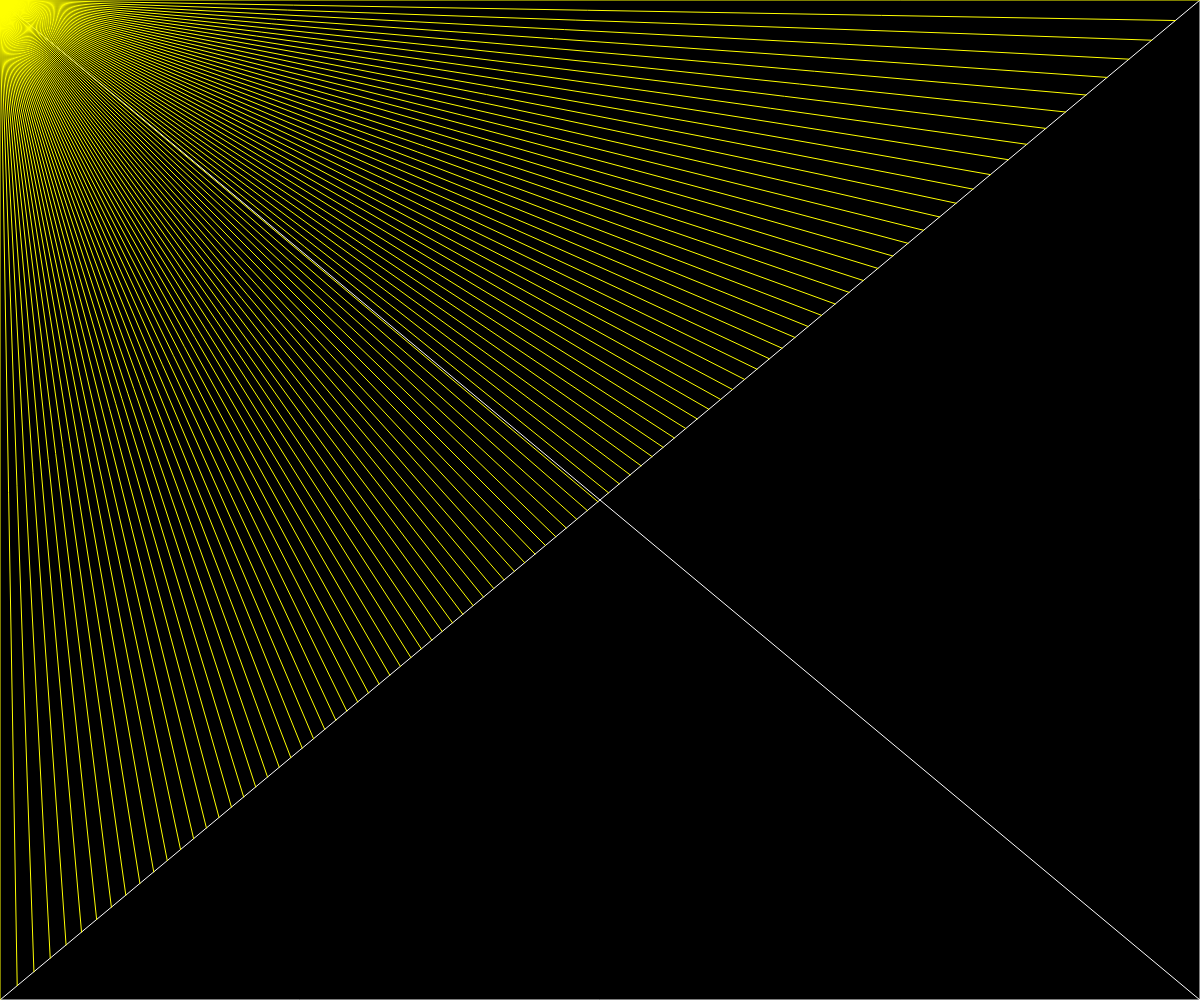
Frame 1 (no input)
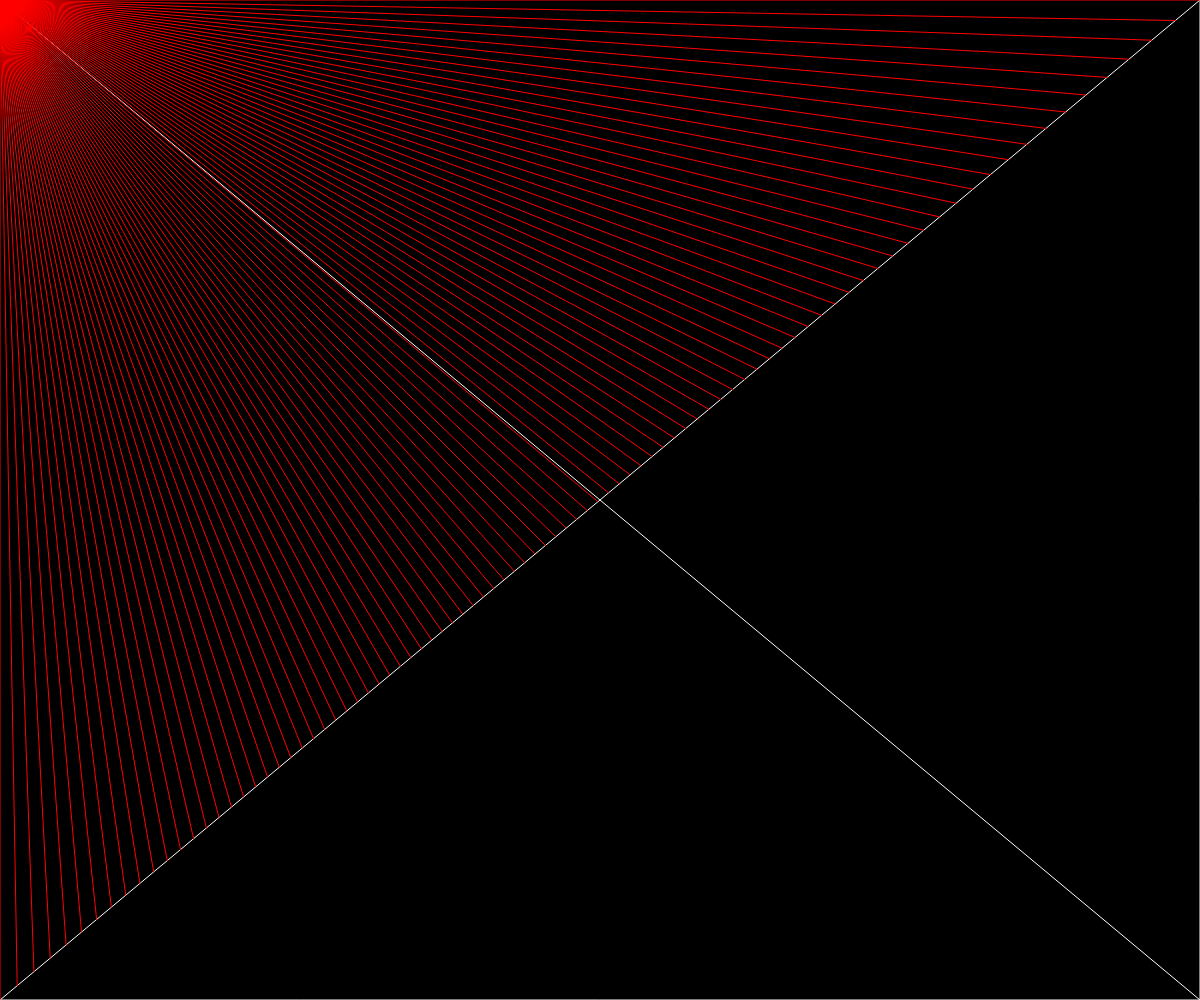
Frame 60 (no input)
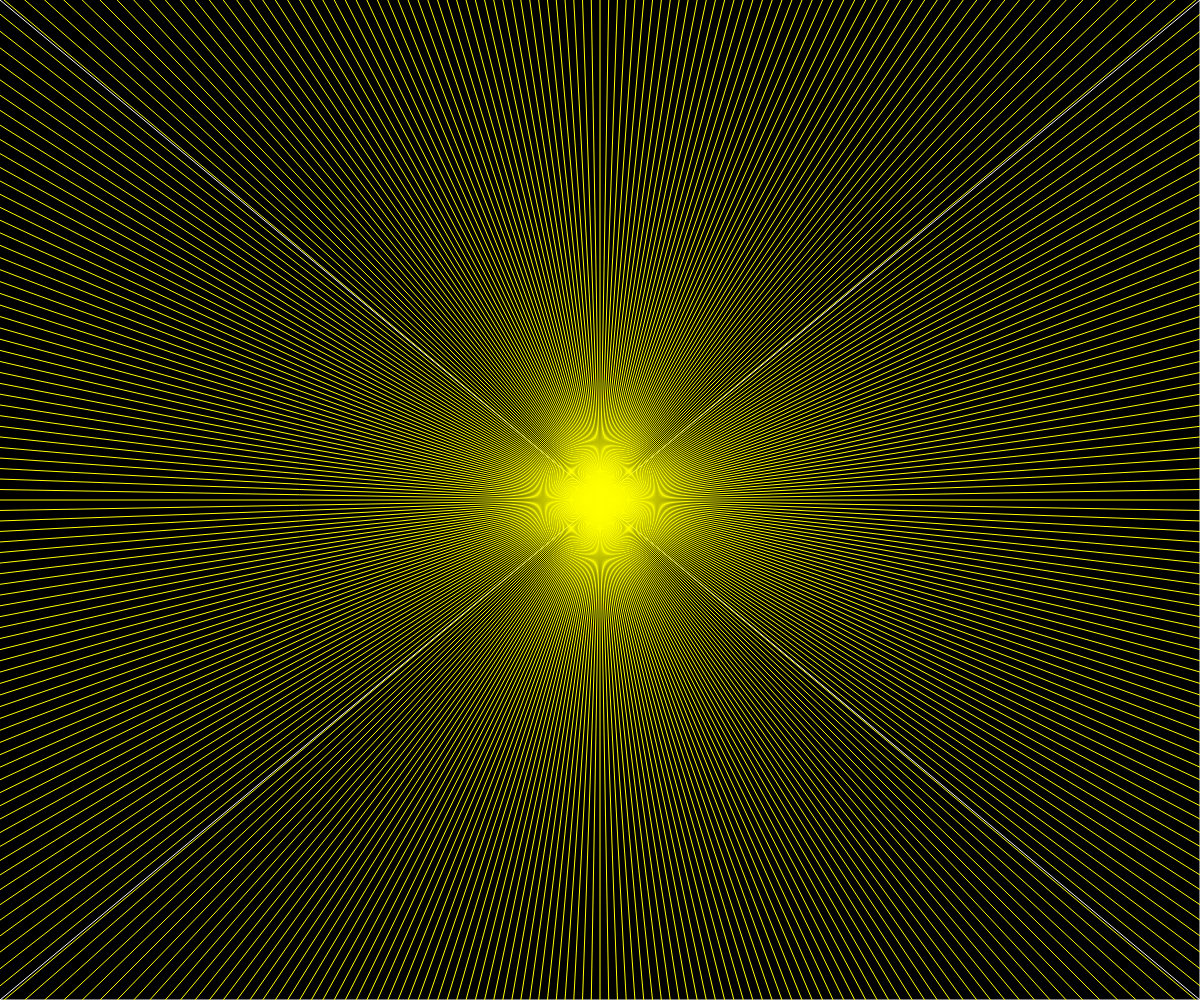
Frame 120 (the mouse pressed at the canvas centre since frame 60)

The p5.js sketch that drew these frames (run headless with seeded random() and noise() and a simulated clock; from frame 60 on, the mouse is pressed at the canvas centre):

// p5.js sketch
// ── sketch.js
let walls = [];
let particle;
let rayCount = 1;

function setup() {
  createCanvas(windowWidth, windowHeight);

  // First wall line
  walls.push(new Boundary(0, 0, width, height));
  walls[0].stretchToScreen();

  // Second symmetrical wall line
  walls.push(new Boundary(width, 0, 0, height));
  walls[1].stretchToScreen();

  // Screen edges
  walls.push(new Boundary(-1, -1, width, -1));
  walls.push(new Boundary(width, -1, width, height));
  walls.push(new Boundary(width, height, -1, height));
  walls.push(new Boundary(-1, height, -1, -1));

  particle = new Particle();
  noCursor();
}

function draw() {
  background(0);

  for (let wall of walls) {
    wall.show();
  }

  let sectionColor = getSectionColor(particle.pos);
  particle.update(mouseX, mouseY);
  particle.show(sectionColor);
  particle.look(walls, sectionColor);
}

function getSectionColor(pos) {
  if (pos.x < width / 2 && pos.y < height / 2) return color(255, 0, 0);
  if (pos.x >= width / 2 && pos.y < height / 2) return color(0, 255, 0);
  if (pos.x < width / 2 && pos.y >= height / 2) return color(0, 0, 255);
  return color(255, 255, 0);
}

class Boundary {
  constructor(x1, y1, x2, y2) {
    this.a = createVector(x1, y1);
    this.b = createVector(x2, y2);
  }

  stretchToScreen() {
    let dir = p5.Vector.sub(this.b, this.a).normalize();
    this.a = this.extendPoint(this.a, dir, -width * 2);
    this.b = this.extendPoint(this.b, dir, width * 2);
  }

  extendPoint(pt, dir, dist) {
    let extended = p5.Vector.add(pt, p5.Vector.mult(dir, dist));
    extended.x = constrain(extended.x, 0, width);
    extended.y = constrain(extended.y, 0, height);
    return extended;
  }

  show() {
    stroke(255);
    line(this.a.x, this.a.y, this.b.x, this.b.y);
  }
}

class Ray {
  constructor(pos, angle) {
    this.pos = pos;
    this.dir = p5.Vector.fromAngle(angle);
  }

  lookAt(x, y) {
    this.dir.set(x - this.pos.x, y - this.pos.y).normalize();
  }

  show(col) {
    stroke(col);
    push();
    translate(this.pos.x, this.pos.y);
    line(0, 0, this.dir.x * 10, this.dir.y * 10);
    pop();
  }

  cast(wall) {
    const { x: x1, y: y1 } = wall.a;
    const { x: x2, y: y2 } = wall.b;
    const x3 = this.pos.x;
    const y3 = this.pos.y;
    const x4 = this.pos.x + this.dir.x;
    const y4 = this.pos.y + this.dir.y;

    const den = (x1 - x2) * (y3 - y4) - (y1 - y2) * (x3 - x4);
    if (den == 0) return;

    const t = ((x1 - x3) * (y3 - y4) - (y1 - y3) * (x3 - x4)) / den;
    const u = -((x1 - x2) * (y1 - y3) - (y1 - y2) * (x1 - x3)) / den;
    if (t > 0 && t < 1 && u > 0) {
      return createVector(x1 + t * (x2 - x1), y1 + t * (y2 - y1));
    }
  }
}

class Particle {
  constructor() {
    this.pos = createVector(width / 2, height / 2);
    this.rays = [];
    for (let a = 0; a < 360; a += rayCount) {
      this.rays.push(new Ray(this.pos, radians(a)));
    }
  }

  update(x, y) {
    this.pos.set(x, y);
  }

  look(walls, col) {
    for (let ray of this.rays) {
      let closest = null;
      let record = Infinity;

      for (let wall of walls) {
        const pt = ray.cast(wall);
        if (pt) {
          const d = p5.Vector.dist(this.pos, pt);
          if (d < record) {
            record = d;
            closest = pt;
          }
        }
      }

      if (closest) {
        stroke(col);
        line(this.pos.x, this.pos.y, closest.x, closest.y);
      }
    }
  }

  show(col) {
    fill(200);
    noStroke();
    ellipse(this.pos.x, this.pos.y, 4);
    for (let ray of this.rays) {
      ray.show(col);
    }
  }
}
